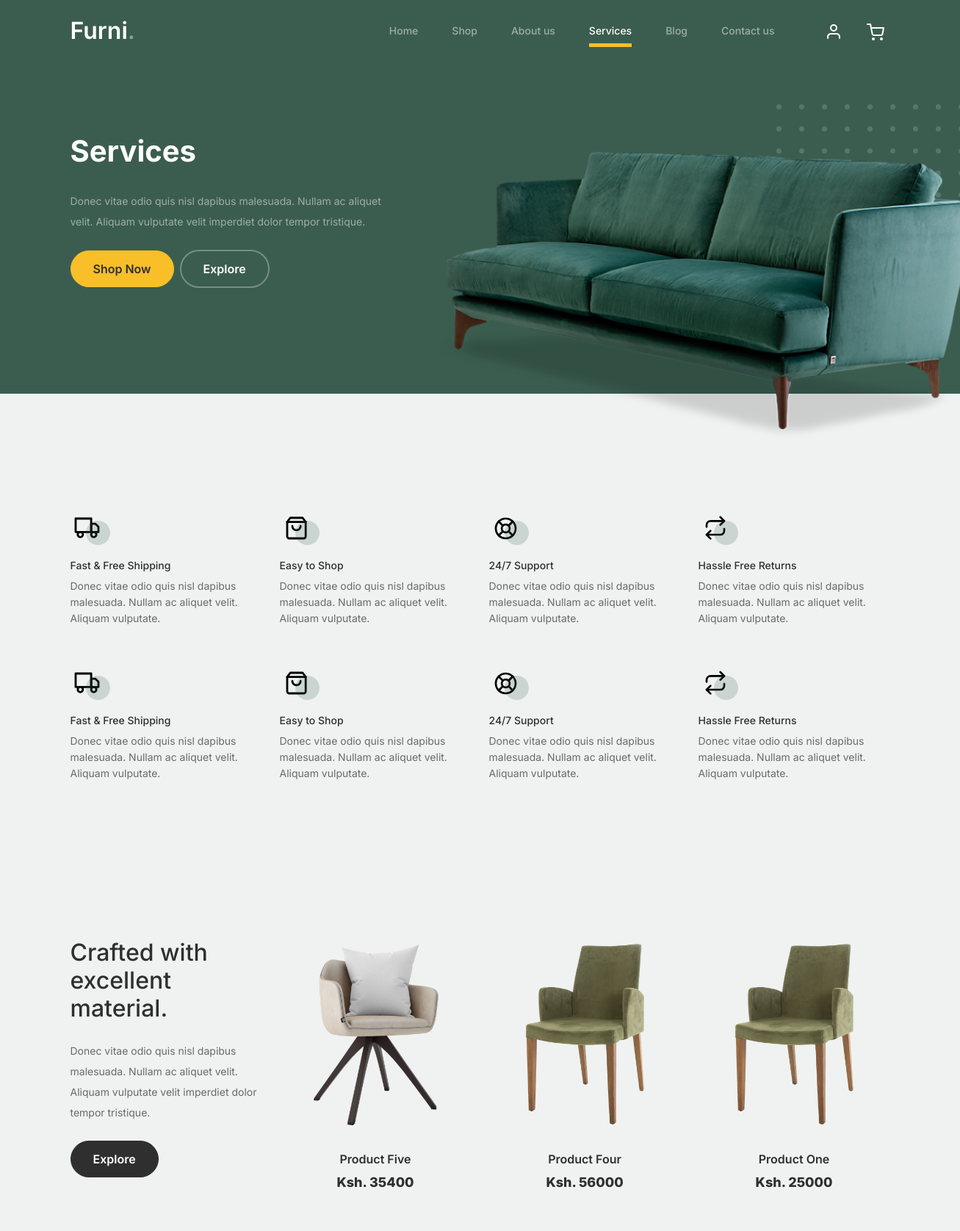
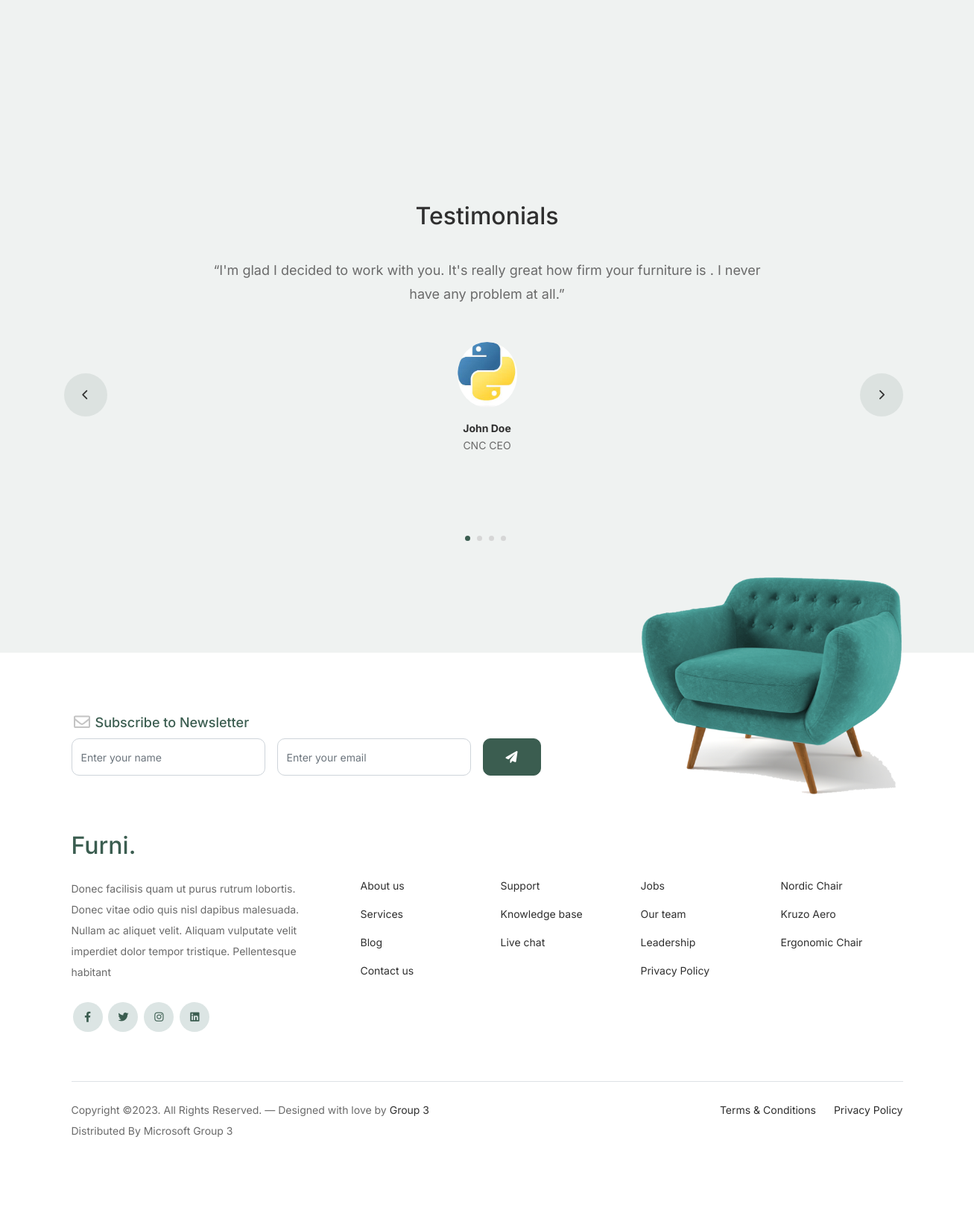
/services, run on the app's committed database (2 pictures, top to bottom).
### client/models.py (models this page shows, shortened)
class Product(models.Model):
    name = models.CharField(max_length=60, blank=False, null=False)
    price = models.IntegerField()
    description = models.TextField()
    image = models.ImageField(upload_to="uploads/products", default="uploads/products/profile.png")

class Testimonial(models.Model):
    name = models.CharField(max_length=60, blank=False, null=False)
    testimonial = models.TextField()
    post = models.CharField(max_length=150, blank=False, null=False)
    image = models.ImageField(upload_to="uploads/testimonials", default="uploads/testimonials/profile.png")

### client/views.py (the view)
# urls.py: path('services', views.services, name="Services"),
def services(request):
    testimonial = Testimonial.objects.all()
    paginate_product = Paginator(Product.objects.all().order_by('name'), 3)
    page_product = request.GET.get('page')
    product = paginate_product.get_page(page_product)
    return render(request, 'services.html', {'navbar': 'services', 'testimonial': testimonial, 'product': product})

### client/templates/services.html (shortened to what this page needs)
{% extends 'layout.html' %}
{% load static %}
{% block hero %}
    <h1>Services</h1>
{% endblock %}
{% block image %}
    <img src="{% static 'images/couch.png' %}" class="img-fluid" alt="">
{% endblock %}
{% block section %}
		<div class="why-choose-section">
			<div class="container">
				<div class="row my-5">
					<div class="col-6 col-md-6 col-lg-3 mb-4">
						<div class="feature">
							<div class="icon">
								<img src="{% static 'images/truck.svg' %}" alt="Image" class="imf-fluid">
							</div>
							<h3>Fast &amp; Free Shipping</h3>
							<p>Donec vitae odio quis nisl dapibus malesuada. Nullam ac aliquet velit. Aliquam vulputate.</p>
						</div>
					</div>
					<div class="col-6 col-md-6 col-lg-3 mb-4">
						<div class="feature">
							<div class="icon">
								<img src="{% static 'images/bag.svg' %}" alt="Image" class="imf-fluid">
							</div>
							<h3>Easy to Shop</h3>
							<p>Donec vitae odio quis nisl dapibus malesuada. Nullam ac aliquet velit. Aliquam vulputate.</p>
						</div>
					</div>
					<div class="col-6 col-md-6 col-lg-3 mb-4">
						<div class="feature">
							<div class="icon">
								<img src="{% static 'images/support.svg' %}" alt="Image" class="imf-fluid">
							</div>
							<h3>24/7 Support</h3>
							<p>Donec vitae odio quis nisl dapibus malesuada. Nullam ac aliquet velit. Aliquam vulputate.</p>
						</div>
					</div>
					<div class="col-6 col-md-6 col-lg-3 mb-4">
						<div class="feature">
							<div class="icon">
								<img src="{% static 'images/return.svg' %}" alt="Image" class="imf-fluid">
							</div>
							<h3>Hassle Free Returns</h3>
							<p>Donec vitae odio quis nisl dapibus malesuada. Nullam ac aliquet velit. Aliquam vulputate.</p>
						</div>
					</div>
					<div class="col-6 col-md-6 col-lg-3 mb-4">
						<div class="feature">
							<div class="icon">
								<img src="{% static 'images/truck.svg' %}" alt="Image" class="imf-fluid">
							</div>
							<h3>Fast &amp; Free Shipping</h3>
							<p>Donec vitae odio quis nisl dapibus malesuada. Nullam ac aliquet velit. Aliquam vulputate.</p>
						</div>
					</div>
					<div class="col-6 col-md-6 col-lg-3 mb-4">
						<div class="feature">
							<div class="icon">
								<img src="{% static 'images/bag.svg' %}" alt="Image" class="imf-fluid">
							</div>
							<h3>Easy to Shop</h3>
							<p>Donec vitae odio quis nisl dapibus malesuada. Nullam ac aliquet velit. Aliquam vulputate.</p>
						</div>
					</div>
					<div class="col-6 col-md-6 col-lg-3 mb-4">
						<div class="feature">
							<div class="icon">
								<img src="{% static 'images/support.svg' %}" alt="Image" class="imf-fluid">
							</div>
							<h3>24/7 Support</h3>
							<p>Donec vitae odio quis nisl dapibus malesuada. Nullam ac aliquet velit. Aliquam vulputate.</p>
						</div>
					</div>
					<div class="col-6 col-md-6 col-lg-3 mb-4">
						<div class="feature">
							<div class="icon">
								<img src="{% static 'images/return.svg' %}" alt="Image" class="imf-fluid">
							</div>
							<h3>Hassle Free Returns</h3>
							<p>Donec vitae odio quis nisl dapibus malesuada. Nullam ac aliquet velit. Aliquam vulputate.</p>
						</div>
					</div>
				</div>
			</div>
		</div>
		<div class="product-section pt-0">
			<div class="container">
				<div class="row">
					<div class="col-md-12 col-lg-3 mb-5 mb-lg-0">
						<h2 class="mb-4 section-title">Crafted with excellent material.</h2>
						<p class="mb-4">Donec vitae odio quis nisl dapibus malesuada. Nullam ac aliquet velit. Aliquam vulputate velit imperdiet dolor tempor tristique. </p>
						<p><a href="#" class="btn">Explore</a></p>
					</div>
					{% for product in product %}
					<div class="col-12 col-md-4 col-lg-3 mb-5">
						<a class="product-item" href="#">
							<img src="media/{{ product.image }}" class="img-fluid product-thumbnail" alt="{{ product.name }}">
							<h3 class="product-title">{{ product.name}}</h3>
							<strong class="product-price">Ksh. {{ product.price }}</strong>
						</a>
					</div>
                    {% endfor %}
				</div>
			</div>
		</div>
		<div class="testimonial-section before-footer-section">
			<div class="container">
				<div class="row">
					<div class="col-lg-7 mx-auto text-center">
						<h2 class="section-title">Testimonials</h2>
					</div>
				</div>
				<div class="row justify-content-center">
					<div class="col-lg-12">
						<div class="testimonial-slider-wrap text-center">
							<div id="testimonial-nav">
								<span class="prev" data-controls="prev"><span class="fa fa-chevron-left"></span></span>
								<span class="next" data-controls="next"><span class="fa fa-chevron-right"></span></span>
							</div>
							<div class="testimonial-slider">
								 {% for testimonial in testimonial %}
								<div class="item">
									<div class="row justify-content-center">
										<div class="col-lg-8 mx-auto">
											<div class="testimonial-block text-center">
												<blockquote class="mb-5">
													<p>&ldquo;{{ testimonial.testimonial }}&rdquo;</p>
												</blockquote>
												<div class="author-info">
													<div class="author-pic">
														<img src="media/{{ testimonial.image }}" alt="Maria Jones" class="img-fluid">
													</div>
													<h3 class="font-weight-bold">{{ testimonial.name }}</h3>
													<span class="position d-block mb-3">{{ testimonial.post }}</span>
												</div>
											</div>
										</div>
									</div>
								</div>
                                {% endfor %}
							</div>
						</div>
					</div>
				</div>
			</div>
		</div>
{% endblock %}

### client/static/css/tiny-slider.css (style rules this page uses)
.tns-slider { -webkit-transition:all 0s;-moz-transition:all 0s;transition:all 0s }
.tns-slider>.tns-item { -webkit-box-sizing:border-box;-moz-box-sizing:border-box;box-sizing:border-box }
.tns-horizontal.tns-subpixel { white-space:nowrap }
.tns-horizontal.tns-subpixel>.tns-item { display:inline-block;vertical-align:top;white-space:normal }

### client/static/css/style.css (style rules this page uses)
body { overflow-x: hidden; position: relative; }
body { font-family: "Inter", sans-serif; font-weight: 400; line-height: 28px; color: #6a6a6a; font-size: 14px; background-color: #eff2f1; }
a { text-decoration: none; -webkit-transition: .3s all ease; -o-transition: .3s all ease; transition: .3s all ease; color: #2f2f2f; text-decoration: underline; }
.hero h1 { font-weight: 700; color: #ffffff; margin-bottom: 30px; }
.hero .hero-img-wrap img { position: relative; top: 0px; right: 0px; z-index: 2; max-width: 780px; left: -20px; }
@media (min-width: 768px) { .hero .hero-img-wrap img { right: 0px; left: -100px; } }
@media (min-width: 992px) { .hero .hero-img-wrap img { left: 0px; top: -80px; position: absolute; right: -50px; } }
@media (min-width: 1200px) { .hero .hero-img-wrap img { left: 0px; top: -80px; right: -100px; } }
.btn { font-weight: 600; padding: 12px 30px; border-radius: 30px; color: #ffffff; background: #2f2f2f; border-color: #2f2f2f; }
.section-title { color: #2f2f2f; }
.product-section { padding: 7rem 0; }
.product-section .product-item { text-align: center; text-decoration: none; display: block; position: relative; padding-bottom: 50px; cursor: pointer; }
.product-section .product-item .product-thumbnail { margin-bottom: 30px; position: relative; top: 0; -webkit-transition: .3s all ease; -o-transition: .3s all ease; transition: .3s all ease; }
.product-section .product-item h3 { font-weight: 600; font-size: 16px; }
.product-section .product-item strong { font-weight: 800 !important; font-size: 18px !important; }
.product-section .product-item h3, .product-section .product-item strong { color: #2f2f2f; text-decoration: none; }
.product-section .product-item:before { bottom: 0; left: 0; right: 0; position: absolute; content: ""; background: #dce5e4; height: 0%; z-index: -1; border-radius: 10px; -webkit-transition: .3s all ease; -o-transition: .3s all ease; transition: .3s all ease; }
.why-choose-section { padding: 7rem 0; }
.feature { margin-bottom: 30px; }
.feature .icon { display: inline-block; position: relative; margin-bottom: 20px; }
.feature .icon:before { content: ""; width: 33px; height: 33px; position: absolute; background: rgba(59, 93, 80, 0.2); border-radius: 50%; right: -8px; bottom: 0; }
.feature h3 { font-size: 14px; color: #2f2f2f; }
.feature p { font-size: 14px; line-height: 22px; color: #6a6a6a; }
.testimonial-section { padding: 3rem 0 7rem 0; }
.testimonial-slider-wrap { position: relative; }
.testimonial-slider-wrap .item .testimonial-block blockquote { font-size: 16px; }
@media (min-width: 768px) { .testimonial-slider-wrap .item .testimonial-block blockquote { line-height: 32px; font-size: 18px; } }
.testimonial-slider-wrap .item .testimonial-block .author-info .author-pic { margin-bottom: 20px; }
.testimonial-slider-wrap .item .testimonial-block .author-info .author-pic img { max-width: 80px; border-radius: 50%; }
.testimonial-slider-wrap .item .testimonial-block .author-info h3 { font-size: 14px; font-weight: 700; color: #2f2f2f; margin-bottom: 0; }
.testimonial-slider-wrap #testimonial-nav { position: absolute; top: 50%; z-index: 99; width: 100%; display: none; }
@media (min-width: 768px) { .testimonial-slider-wrap #testimonial-nav { display: block; } }
.testimonial-slider-wrap #testimonial-nav > span { cursor: pointer; position: absolute; width: 58px; height: 58px; line-height: 58px; border-radius: 50%; background: rgba(59, 93, 80, 0.1); color: #2f2f2f; -webkit-transition: .3s all ease; -o-transition: .3s all ease; transition: .3s all ease; }
.testimonial-slider-wrap #testimonial-nav .prev { left: -10px; }
.testimonial-slider-wrap #testimonial-nav .next { right: 0; }
.before-footer-section { padding: 7rem 0 12rem 0 !important; }

### data on the page
Product: image (picture), name "Product Five", price "35400"
Product: image (picture), name "Product Four", price "56000"
Product: image (picture), name "Product One", price "25000"
Testimonial: testimonial "I'm glad I decided to work with you. It's really great how firm your furniture is . I never have any problem at all.", image (picture), name "John Doe", post "CNC CEO"
